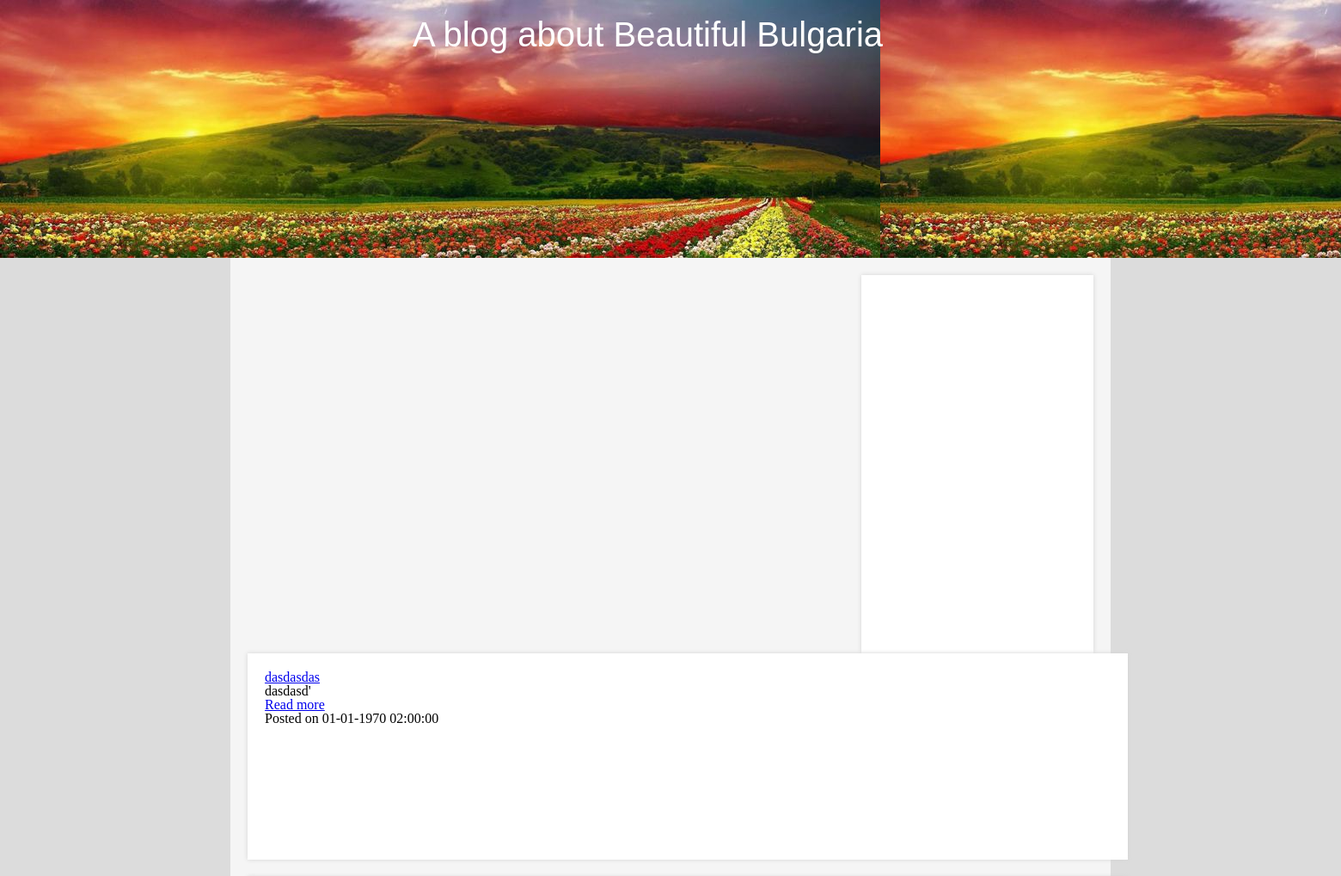
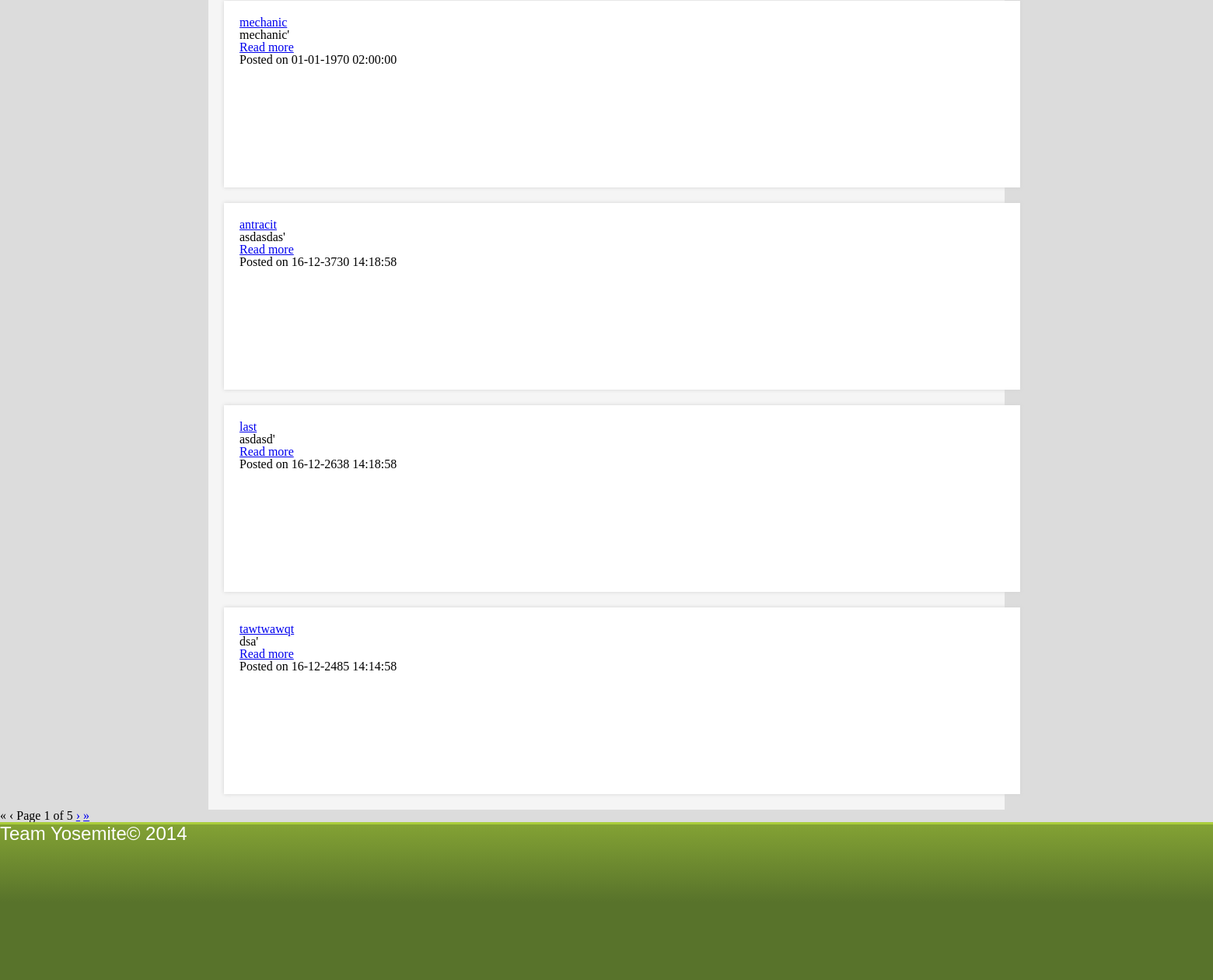
The page / on the database its author committed (2 pictures, top to bottom).
### tables this page shows
CREATE TABLE IF NOT EXISTS `posts` (
  `post_id` int(11) NOT NULL AUTO_INCREMENT,
  `post_title` varchar(50) NOT NULL,
  `post_description` varchar(255) NOT NULL,
  `post_content` text NOT NULL,
  `post_author` varchar(11) NOT NULL,
  `post_dateCreated` int(15) NOT NULL,
  `post_timesSeen` int(11) NOT NULL,
  PRIMARY KEY (`post_id`),
  KEY `post_author` (`post_author`)
);

### functions.php (the view, shortened to what this page needs)
<?php
function load_posts($currentPage) {
	global $db;
	$postsCount = $db->query('SELECT COUNT(post_id) FROM posts')->fetchColumn();
	$postsLimit = 5;
	$allPages = ceil($postsCount / $postsLimit);
	$offset = ($currentPage - 1) * $postsLimit;
	$stmt = $db->prepare('SELECT `post_id`, `post_title`, `post_description`, `post_author`, `post_dateCreated`, `post_timesSeen` FROM posts ORDER BY post_id DESC LIMIT :limit OFFSET :offset');
    $stmt->bindParam(':limit', $postsLimit, PDO::PARAM_INT);
    $stmt->bindParam(':offset', $offset, PDO::PARAM_INT);
    $stmt->execute();
    echo '<main class="clearfix"><aside></aside>';
	while($row = $stmt->fetch()) {
	?>
		<article>
			<h3><a href="view_post.php?id=<?= $row['post_id'];?>"><?= $row['post_title'];?></a></h3>
			<p><?= $row['post_description'];?>'</p>
			<p><a href="view_post.php?id=<?= $row['post_id'];?>">Read more</a></p>
			<p>Posted on <?= date('d-m-Y H:i:s', strtotime($row['post_dateCreated']));?></p>
		</article>
	<?php
	}
	echo '</main>';
    $previouslink = ($currentPage > 1) ? '<a href="?page=1" title="First page">&laquo;</a> <a href="?page=' . ($currentPage - 1) . '" title="Previous page">&lsaquo;</a>' : '<span class="disabled">&laquo;</span> <span class="disabled">&lsaquo;</span>';
    $nextlink = ($currentPage < $allPages) ? '<a href="?page=' . ($currentPage + 1) . '" title="Next page">&rsaquo;</a> <a href="?page=' . $allPages . '" title="Last page">&raquo;</a>' : '<span class="disabled">&rsaquo;</span> <span class="disabled">&raquo;</span>';
?>
	<div id="paging">
		<p>
			<?= $previouslink;?>
			Page <?= $currentPage;?> of <?= $allPages;?>
			<?= $nextlink;?>
		</p>
	</div>
<?php
}

### templates/header.php (shortened to what this page needs)
<!DOCTYPE html>
<html>
<head lang="en">
    <link rel="stylesheet" href="styles/main.css"/>
</head>

### index.php
<?php
include 'config.php';
include 'functions.php';
include 'templates/header.php';
?>
<body class="indexPage">
<header>
    <p>A blog about Beautiful Bulgaria</p>
</header>
<?php
$currentPage = isset($_GET['page']) && $_GET['page'] != null ? $_GET['page'] : 1;
load_posts($currentPage);
include 'templates/footer.php';

### templates/footer.php
<footer>
    <span>Team Yosemite&#169; 2014</span>
</footer>
</body>
</html>

### styles/main.css (style rules this page uses)
html, body, div, span, applet, object, iframe, h1, h2, h3, h4, h5, h6, p, blockquote, pre, a, abbr, acronym, address, big, cite, code, del, dfn, em, img, ins, kbd, q, s, samp, small, strike, strong, sub, sup, tt, var, b, u, i, center, dl, dt, dd, ol, ul, li, fieldset, form, label, legend, table, caption, tbody, tfoot, thead, tr, th, td, article, aside, canvas, details, embed, figure, figcaption, footer, header, hgroup, menu, nav, output, ruby, section, summary, time, mark, audio, video { margin: 0; padding: 0; border: 0; font-size: 100%; font: inherit; vertical-align: baseline; }
article, aside, details, figcaption, figure, footer, header, hgroup, menu, nav, section { display: block; }
body { line-height: 1; }
.clearfix:after { content: ""; display: table; clear: both; }
.indexPage { box-sizing: border-box; background-color: #dcdcdc; }
.indexPage header { box-sizing: border-box; background-image: url("../images/hedaer-background.jpg"); height: 300px; width: 100% margin: 0 auto; }
.indexPage header p { font-family: Lobster, sans-serif; position: relative; top: 20px; left: 480px; color: white; font-size: 40px; }
.indexPage main { padding: 20px 20px 0 20px; background-color: #f5f5f5; box-sizing: border-box; width: 1024px; margin: 0 auto; }
.indexPage article { display: block; float: left; padding: 20px; margin-bottom: 20px; width: 100%; min-height: 200px; background-color: white; box-shadow: 0 0 5px lightgrey; }
.indexPage aside { display: inline-block; float: right; padding: 20px; width: 230px; min-height: 400px; background-color: white; box-shadow: 0 0 5px lightgrey; }
.indexPage footer { position: relative; background: linear-gradient(to bottom, #83a234 0%, #58732b 50%); border-top: 3px solid #abcd3c; height: 200px; width: 100%; margin: 0 auto; }
.indexPage footer span { color: white; font-family: Tahoma, sans-serif; font-size: 24px; text-align: center; }

### rows shown on the page
posts: post_title "dasdasdas", post_description "dasdasd", post_dateCreated "01-01-1970 02:00:00"
posts: post_title "mechanic", post_description "mechanic", post_dateCreated "01-01-1970 02:00:00"
posts: post_title "antracit", post_description "asdasdas", post_dateCreated "16-12-3730 14:18:58"
posts: post_title "last", post_description "asdasd", post_dateCreated "16-12-2638 14:18:58"
posts: post_title "tawtwawqt", post_description "dsa", post_dateCreated "16-12-2485 14:14:58"

### other values the page prints
$currentPage "1"
$allPages "5"
